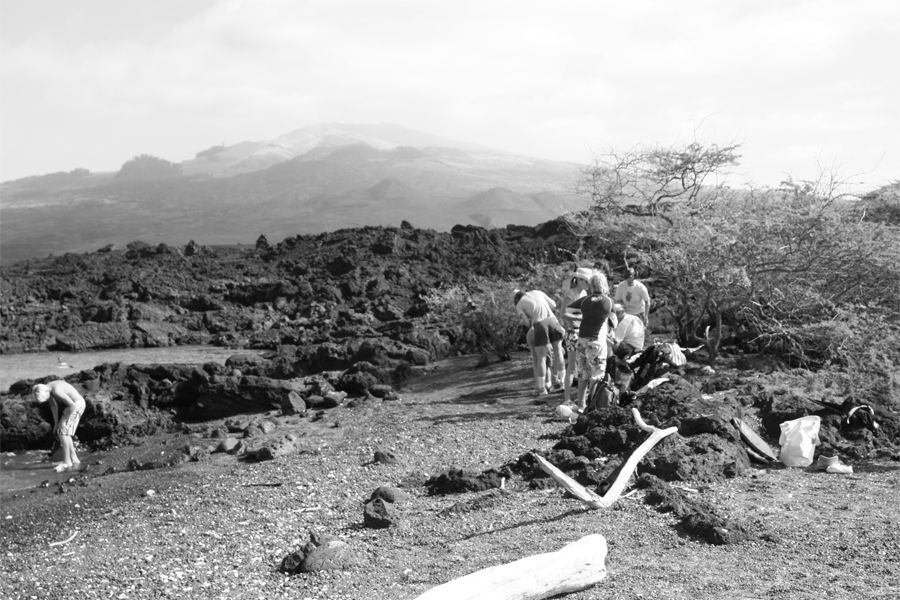
#> input picture fishbowl-00.png, 900 x 600 px
$ python task_1.py
#> lines starting #> are read from the running program, lines starting #| are printed output that depends on the picture
# -*- coding: utf-8 -*-
"""
Created on Sun Apr  3 15:14:00 2022

@author: Dell
"""

import numpy as np
import cv2
#%%
#Read and Resize images
img1 = cv2.imread('fishbowl-00.png')
#> img1 is the input picture: shape (600, 900, 3); min 6, max 255, mean 154.8
img2 = cv2.imread('fishbowl-01.png')
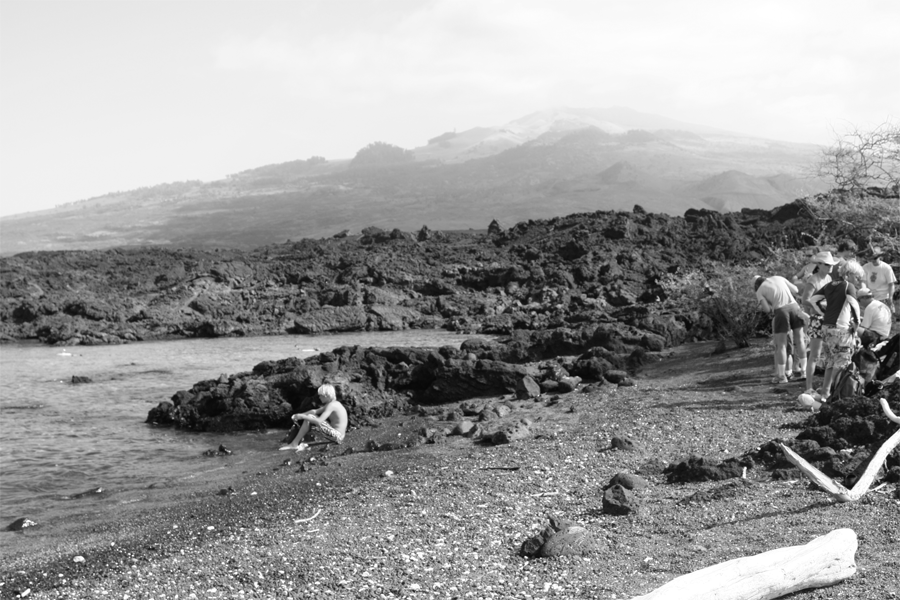
#> input picture fishbowl-01.png, 900 x 600 px
#> img2 is the input picture: shape (600, 900, 3); min 6, max 255, mean 154.1

h1 = img1.shape[0]
#> h1 = 600
w1 = img1.shape[1]
#> w1 = 900

# #new size
# new_h1 = int(h1/1.5)
# new_w1 = int(w1/1.5)

#resize
# img1 = cv2.resize(img1,(new_w1,new_h1))

h2 = img2.shape[0]
#> h2 = 600
w2 = img2.shape[1]
#> w2 = 900

# #new size
# new_h2 = int(h2/1.5)
# new_w2 = int(w2/1.5)

#resize
# img2 = cv2.resize(img2,(new_w2,new_h2))

#%%

# Using ORB detector

orb = cv2.ORB_create()
kp1, des1 = orb.detectAndCompute(img1, None)
#> kp1 = 500 keypoints; strongest (x, y, size): (683, 349, 31), (682, 351, 31), (675, 427, 31), (674, 427, 37.2)
kp2, des2 = orb.detectAndCompute(img2, None)
#> kp2 = 500 keypoints; strongest (x, y, size): (850, 489, 31), (745, 467, 31), (744, 469, 37.2), (759, 448, 31)


#draw only keypoints
f1 = cv2.drawKeypoints(img1, kp1, None, color=(0,0,255), flags=0)
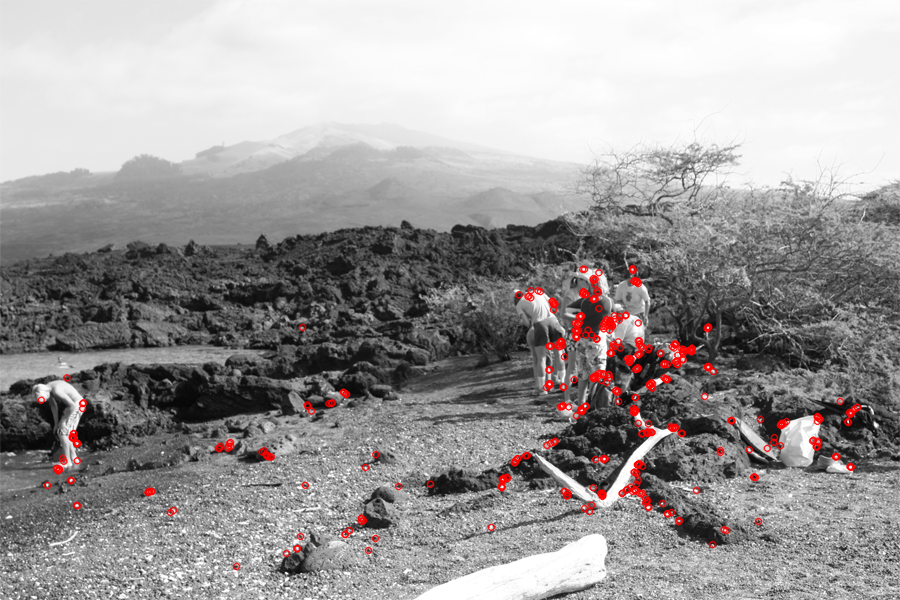
#> f1: shape (600, 900, 3); mean B, G, R 153.1, 153.1, 156.4
f2 = cv2.drawKeypoints(img2, kp2, None, color=(0,0,255), flags=0)
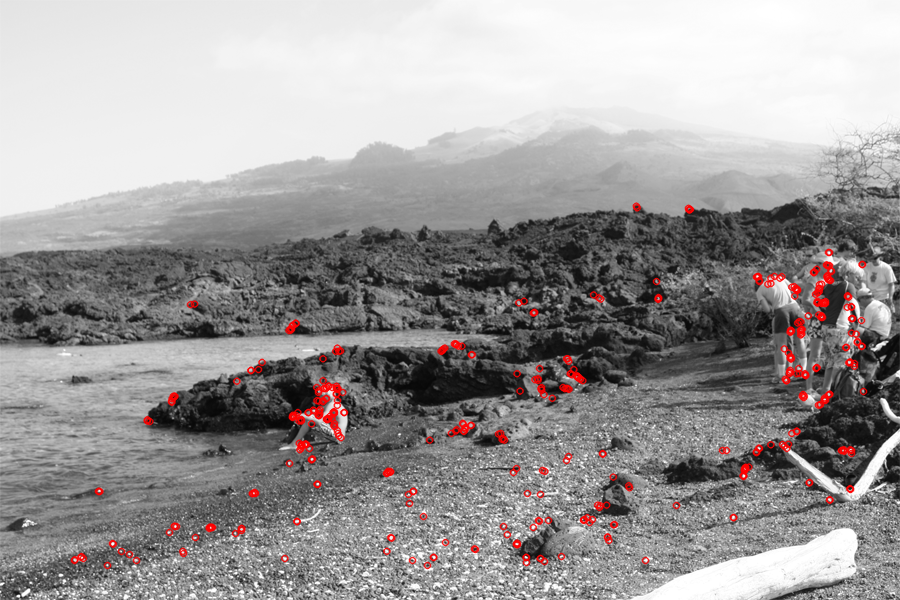
#> f2: shape (600, 900, 3); mean B, G, R 152.5, 152.5, 156


#%%
# Matching using Brute Force Matching
bf = cv2.BFMatcher(cv2.NORM_HAMMING,crossCheck = True)
matches = bf.match(des1, des2)
#> matches = 184 matches
#print(len(matches))

# for m in matches:
#     print(m.distance)


matches = sorted(matches, key = lambda x:x.distance)  # sort it by distance
matching_result = cv2.drawMatches(img1, kp1, img2, kp2, matches, None, flags=2)
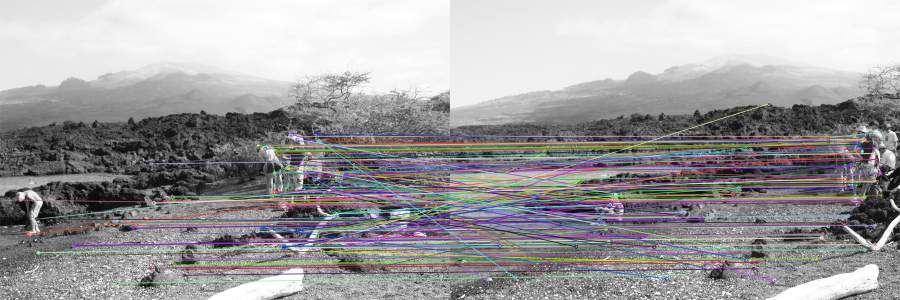
#> matching_result: shape (600, 1800, 3) (shown at 1/2 size); mean B, G, R 158.1, 156.8, 158.3


cv2.imshow('img1', img1)
cv2.imshow('img2', img2)
cv2.imshow('detected_features1', f1)
cv2.imshow('detected_features2', f2)
cv2.imshow( 'matching_result', matching_result)
cv2.waitKey(0)
cv2.destroyAllWindows()
